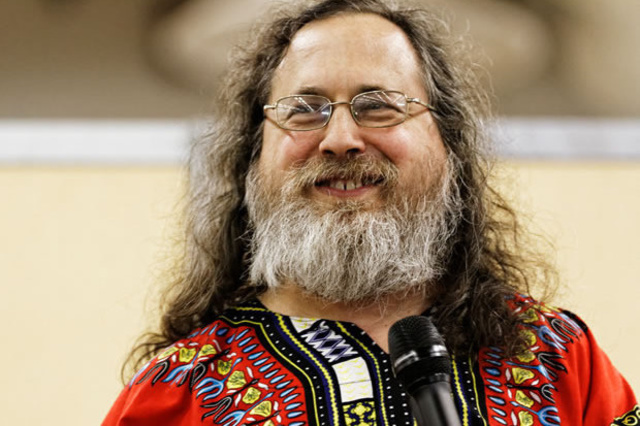
#> input picture img-originals/Foto1.jpg, 640 x 426 px
$ python main.py
#> lines starting #> are read from the running program, lines starting #| are printed output that depends on the picture
#Version usada de OpenCV: 4.1.0
import cv2

img1 = cv2.imread('img-originals/Foto1.jpg', cv2.IMREAD_COLOR)
#> img1 is the input picture: shape (426, 640, 3); mean B, G, R 112.8, 136.8, 161.8
img2 = cv2.imread('img-originals/Foto1.jpg', cv2.IMREAD_GRAYSCALE)
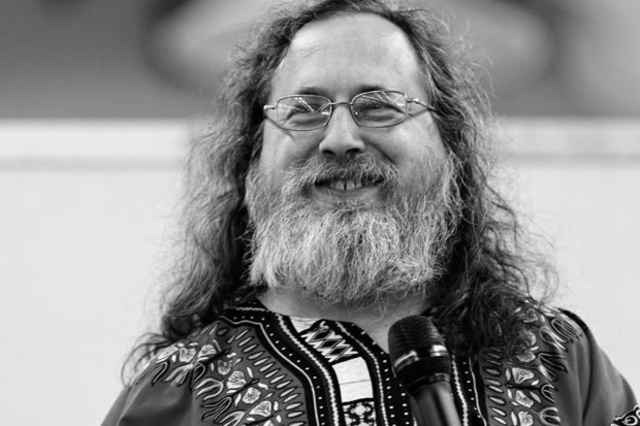
#> img2: shape (426, 640); min 0, max 254, mean 141.6

#Guardar la imagen B/N en formato JPG
cv2.imwrite('img-white-black/Foto-bn.jpg', img2)

# mostrar ambas imagenes en ventanas separadas
cv2.imshow('Imagen original', img1)
cv2.imshow('Imagen en B/N', img2)

cv2.waitKey(0)
